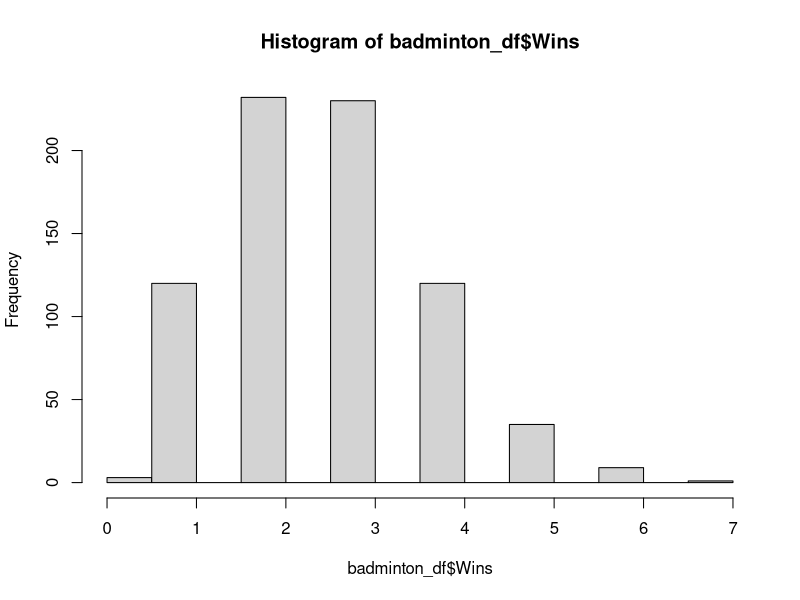
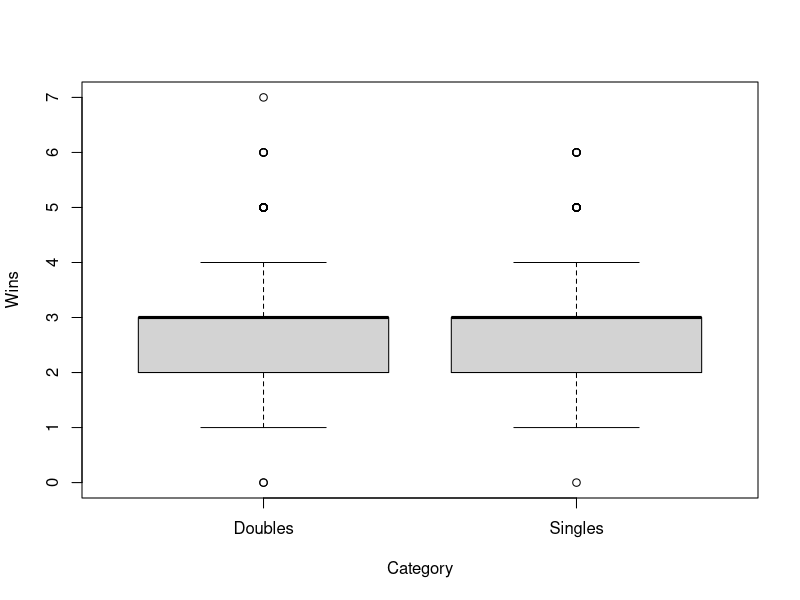

Reproduce these figures in R, in order. (Note: this script raises an error after producing the figures.)
## ---- chunk 1
library(tidyverse)
library(readr)
## ---- chunk 2
badminton_df <- read_csv("badminton.csv")

badminton_df <- badminton_df |> select(!...1)
## ---- chunk 3
hist(badminton_df$Wins)
## ---- chunk 4
mean(badminton_df$Wins)
sd(badminton_df$Wins)
min(badminton_df$Wins)
max(badminton_df$Wins)
median(badminton_df$Wins)
## ---- chunk 5
# Wins 
107-0 #107

# pts_for
max(badminton_df$pts_for)
min(badminton_df$pts_for)
6042-62 #5980
## ---- chunk 6
boxplot(Wins~Category, badminton_df)
## ---- chunk 7
t.test(Wins~Category, data = badminton_df)
## ---- chunk 8
lm(Wins~ pts_for, data = badminton_df)
## ---- chunk 9
-0.6 + (0.017*216)
## ---- chunk 10
mod <- lm(Wins~pts_for, data = badminton_df)
summary(mod)
## ---- chunk 11
mod <- lm(Wins~pts_for, data = badminton_df)
confint(mod, level=0.90)
